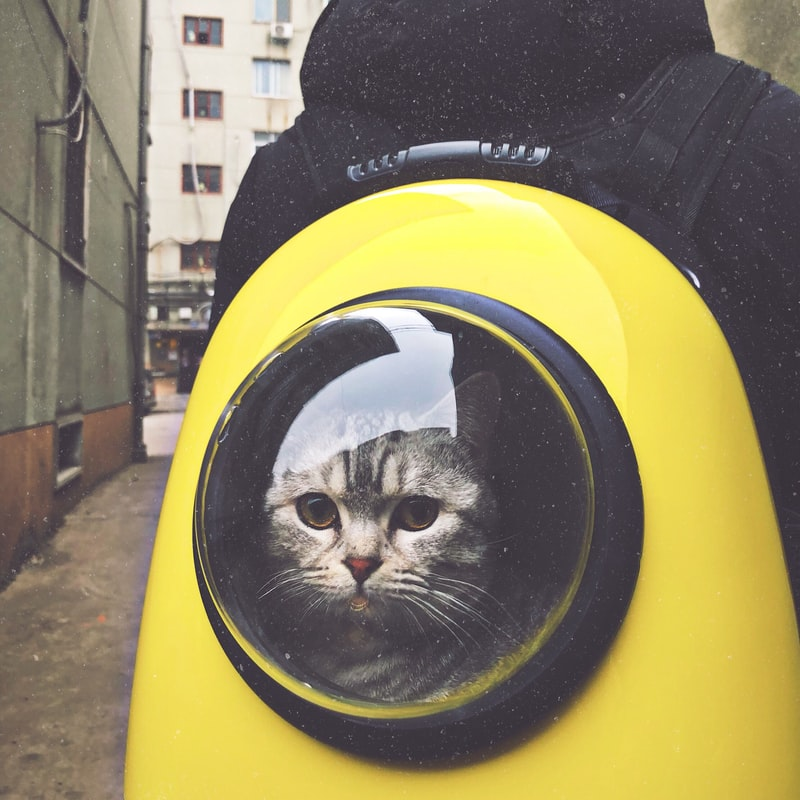
#> input picture queries/yellow_cat.jpg, 800 x 800 px
$ python showHist.py
#> lines starting #> are read from the running program, lines starting #| are printed output that depends on the picture
# import the necessary packages
from matplotlib import pyplot as plt
import numpy as np

import cv2


def show_hist(img):
    chans = cv2.split(img)
    colors = ("b", "g", "r")
    plt.figure()
    plt.title("'Flattened' Color Histogram")
    plt.xlabel("Bins")
    plt.ylabel("# of Pixels")
    features = []
    for (chan, color) in zip(chans, colors):
        hist = cv2.calcHist([chan], [0], None, [256], [0, 256])
        features.extend(hist)
        plt.plot(hist, color=color)
        plt.xlim([0, 256])
    print("flattened feature vector size: %d" % (np.array(features).flatten().shape))
    plt.show()

image = cv2.imread(r"queries/yellow_cat.jpg")
#> image is the input picture: shape (800, 800, 3); mean B, G, R 97.1, 132.6, 142.5
cv2.imshow("image", image)
show_hist(image)
#> the loop in show_hist, `for (chan, color) in zip(chans, colors):` made 3 passes
#> color on passes 1 to 3: 'b', 'g', 'r'
#> after the loop in show_hist, `for (chan, color) in zip(chans, colors):`: features = 768 items, first 6: [9], [0], [3], [0], [3], [2]
#| flattened feature vector size: 768
#> in show_hist, `plt.show()`:
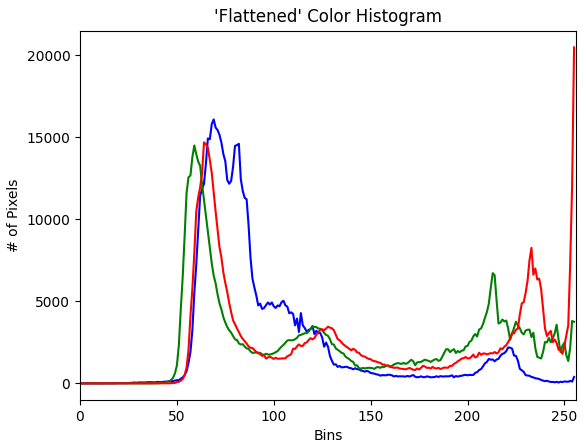
#> figure drawn by matplotlib, 1 panel; curve peaks at x = 69, y = 16080; curve peaks at x = 59, y = 14497; curve peaks at x = 255, y = 20468
image = cv2.imread(r"images/yellow_train.jpg")
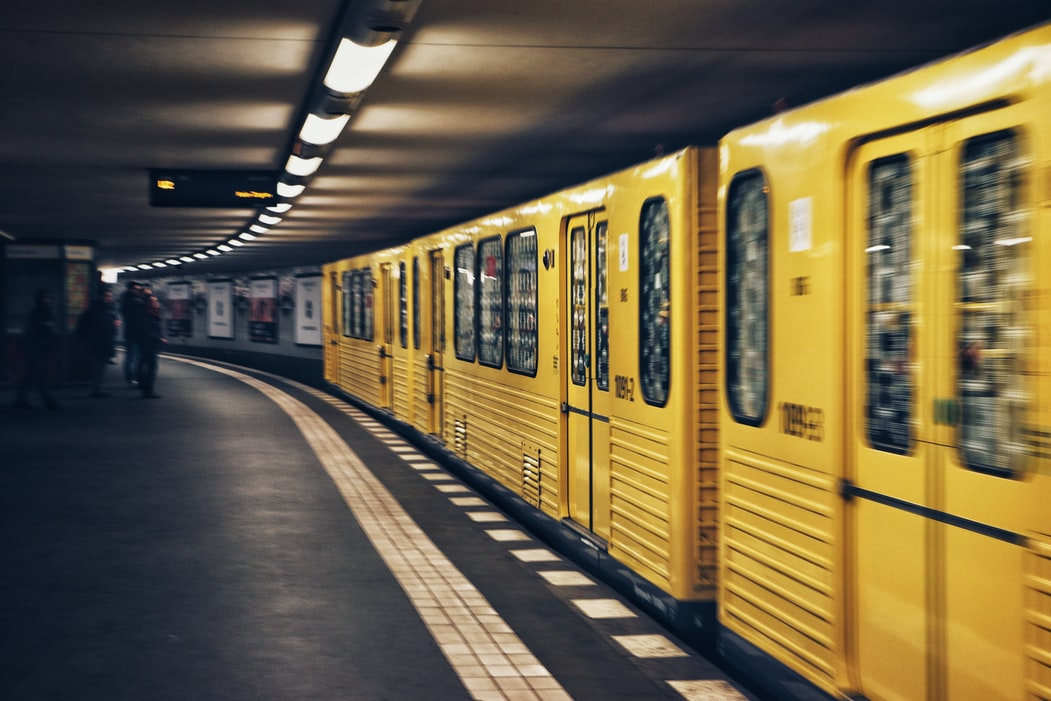
#> input picture images/yellow_train.jpg, 1051 x 701 px
#> image is the input picture: shape (701, 1051, 3); mean B, G, R 68.4, 96.9, 109.6
cv2.imshow("image", image)
show_hist(image)
#> the loop in show_hist (call 2), `for (chan, color) in zip(chans, colors):` made 3 passes
#> after the loop in show_hist (call 2), `for (chan, color) in zip(chans, colors):`: features = 768 items, first 6: [765], [68], [63], [85], [114], [119]
#| flattened feature vector size: 768
#> in show_hist (call 2), `plt.show()`:
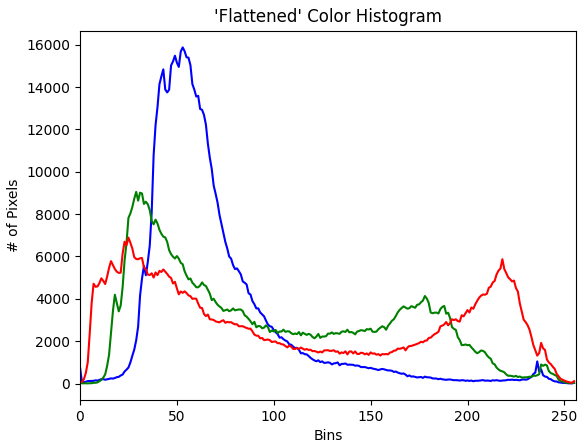
#> figure drawn by matplotlib, 1 panel; curve peaks at x = 53, y = 15872; curve peaks at x = 29, y = 9050; curve peaks at x = 25, y = 6890
